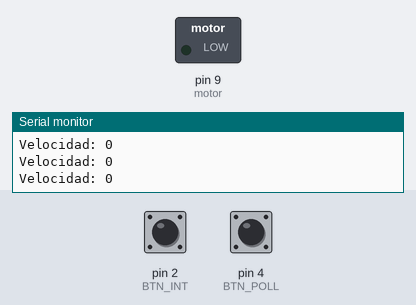
The sketch below on a simulated Arduino Uno, built with avr-gcc and run on an emulated ATmega328P. Parts: switched loads named in the sketch (green lamp = pin HIGH), the last lines printed to the serial monitor. The inputs (shaded band) are chosen by the test bench; at power-on: pin 2 (BTN_INT) HIGH, pin 4 (BTN_POLL) HIGH.

Above: at 1.2 s.
1.3 s: pin 2 (BTN_INT) pulled LOW for 0.15 s
At 2.2 s:
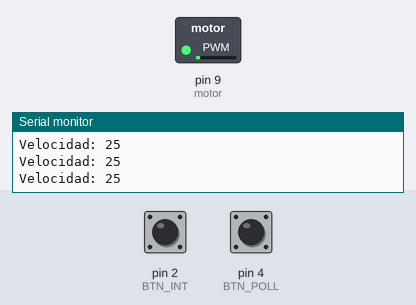
2.9 s: pin 4 (BTN_POLL) pulled LOW for 0.15 s
At 3.6 s:
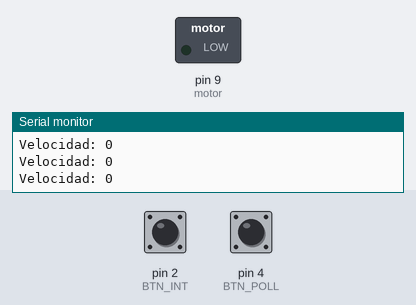
4.5 s: pin 2 (BTN_INT) pulled LOW for 1 s
At 4.9 s:
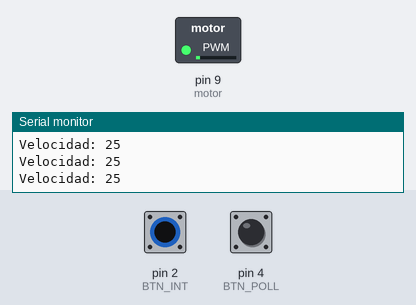
7.0 s: pin 4 (BTN_POLL) pulled LOW for 1 s
At 8.2 s:
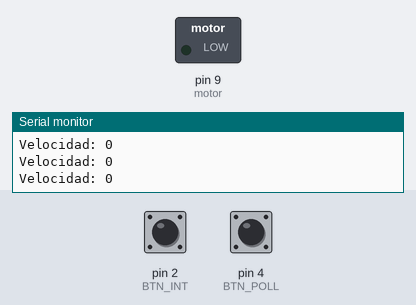
9.5 s: pin 2 (BTN_INT) pulsed LOW 5 times (0.12 s each, 0.3 s apart)
At 11.4 s:
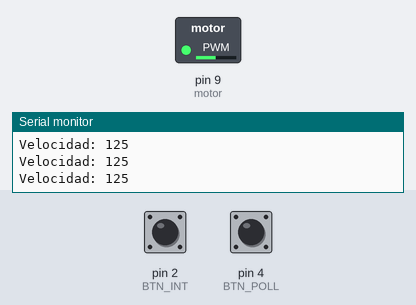
12.5 s: pin 2 (BTN_INT) pulled LOW for 0.15 s
At 12.9 s:
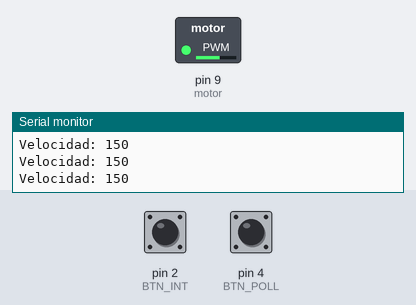
Timing chart, 0 to 15.1 s (numbered marks = the images above; inputs shaded):
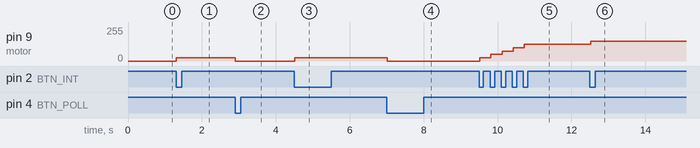

Measured:
- after the input at 1.3 s, pin 9 (motor): 0/255 → 25/255 at once
- after the input at 2.9 s, pin 9 (motor): 25/255 → 0/255 at once
- after the input at 4.5 s, pin 9 (motor): 0/255 → 25/255 at once
- after the input at 7.0 s, pin 9 (motor): 25/255 → 0/255 at once
- after the input at 9.5 s, pin 9 (motor): moves from 0/255 to 125/255 over 1.2 s, starting at once
- after the input at 12.5 s, pin 9 (motor): 125/255 → 150/255 at once

The sketch:

practica5-3.1.ino
```cpp
const int BTN_INT = 2;   // Aumentar velocidad
const int BTN_POLL = 4;  // Disminuir velocidad
const int motor = 9;

volatile int cntInt = 0;
int velocidad = 0;

int estadoAnterior = HIGH;

void ISR_boton() {
  cntInt++;
}

void setup() {
  pinMode(BTN_INT, INPUT_PULLUP);
  pinMode(BTN_POLL, INPUT_PULLUP);
  pinMode(motor, OUTPUT);

  attachInterrupt(digitalPinToInterrupt(BTN_INT), ISR_boton, FALLING);

  Serial.begin(9600);
}

void loop() {

  // Botón con interrupción: aumentar velocidad
  if (cntInt > 0) {
    noInterrupts();
    cntInt--;
    interrupts();

    velocidad = velocidad + 25;

    if (velocidad > 255) {
      velocidad = 255;
    }
  }

  // Botón con polling: disminuir velocidad
  int estadoActual = digitalRead(BTN_POLL);

  if (estadoActual == LOW && estadoAnterior == HIGH) {
    velocidad = velocidad - 25;

    if (velocidad < 0) {
      velocidad = 0;
    }
  }

  estadoAnterior = estadoActual;

  analogWrite(motor, velocidad);

  Serial.print("Velocidad: ");
  Serial.println(velocidad);

  delay(100);
}
```
